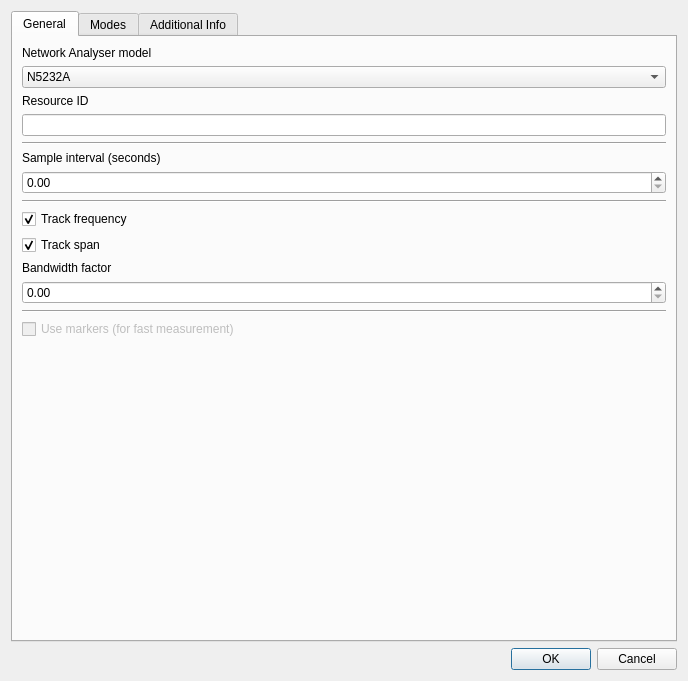
<?xml version="1.0" encoding="UTF-8"?>
<ui version="4.0">
 <class>vnaConfigWindow</class>
 <widget class="QDialog" name="vnaConfigWindow">
  <property name="geometry">
   <rect>
    <x>0</x>
    <y>0</y>
    <width>688</width>
    <height>681</height>
   </rect>
  </property>
  <property name="windowTitle">
   <string>VNA Configuration</string>
  </property>
  <property name="modal">
   <bool>false</bool>
  </property>
  <layout class="QVBoxLayout" name="verticalLayout">
   <item>
    <widget class="QTabWidget" name="tabWidget">
     <property name="currentIndex">
      <number>0</number>
     </property>
     <widget class="QWidget" name="generalTab">
      <attribute name="title">
       <string>General</string>
      </attribute>
      <layout class="QVBoxLayout" name="verticalLayout_3">
       <item>
        <widget class="QLabel" name="label">
         <property name="text">
          <string>Network Analyser model</string>
         </property>
        </widget>
       </item>
       <item>
        <widget class="QComboBox" name="vnaModel">
         <item>
          <property name="text">
           <string>N5232A</string>
          </property>
         </item>
         <item>
          <property name="text">
           <string>E5071X</string>
          </property>
         </item>
         <item>
          <property name="text">
           <string>S2VNA</string>
          </property>
         </item>
         <item>
          <property name="text">
           <string>simulated</string>
          </property>
         </item>
        </widget>
       </item>
       <item>
        <widget class="QLabel" name="label_9">
         <property name="text">
          <string>Resource ID</string>
         </property>
        </widget>
       </item>
       <item>
        <widget class="QLineEdit" name="resourceId"/>
       </item>
       <item>
        <widget class="Line" name="line_3">
         <property name="orientation">
          <enum>Qt::Horizontal</enum>
         </property>
        </widget>
       </item>
       <item>
        <widget class="QLabel" name="label_8">
         <property name="text">
          <string>Sample interval (seconds)</string>
         </property>
        </widget>
       </item>
       <item>
        <widget class="SISpinBox" name="sampleInterval"/>
       </item>
       <item>
        <widget class="Line" name="line">
         <property name="orientation">
          <enum>Qt::Horizontal</enum>
         </property>
        </widget>
       </item>
       <item>
        <widget class="QCheckBox" name="trackFrequency">
         <property name="toolTip">
          <string>Adjust the frequency window when the resonant frequency shifts out of range</string>
         </property>
         <property name="text">
          <string>Track frequency</string>
         </property>
         <property name="checked">
          <bool>true</bool>
         </property>
        </widget>
       </item>
       <item>
        <widget class="QCheckBox" name="trackSpan">
         <property name="toolTip">
          <string>Automatically adjust the span to match the measurement bandwidth</string>
         </property>
         <property name="text">
          <string>Track span</string>
         </property>
         <property name="checked">
          <bool>true</bool>
         </property>
        </widget>
       </item>
       <item>
        <widget class="QLabel" name="label_2">
         <property name="text">
          <string>Bandwidth factor</string>
         </property>
        </widget>
       </item>
       <item>
        <widget class="SISpinBox" name="bandwidthFactor">
         <property name="toolTip">
          <string>Maintain this ratio between measurement bandwidth and window span</string>
         </property>
        </widget>
       </item>
       <item>
        <widget class="Line" name="line_2">
         <property name="orientation">
          <enum>Qt::Horizontal</enum>
         </property>
        </widget>
       </item>
       <item>
        <widget class="QCheckBox" name="checkBox_3">
         <property name="enabled">
          <bool>false</bool>
         </property>
         <property name="toolTip">
          <string>Use markers built into the VNA instead of curve fitting</string>
         </property>
         <property name="text">
          <string>Use markers (for fast measurement)</string>
         </property>
        </widget>
       </item>
       <item>
        <spacer name="verticalSpacer">
         <property name="orientation">
          <enum>Qt::Vertical</enum>
         </property>
         <property name="sizeHint" stdset="0">
          <size>
           <width>20</width>
           <height>40</height>
          </size>
         </property>
        </spacer>
       </item>
      </layout>
     </widget>
     <widget class="QWidget" name="modesTab">
      <attribute name="title">
       <string>Modes</string>
      </attribute>
      <layout class="QHBoxLayout" name="horizontalLayout_3" stretch="0,1">
       <item>
        <layout class="QVBoxLayout" name="verticalLayout_2">
         <item>
          <widget class="QListWidget" name="segments"/>
         </item>
         <item>
          <layout class="QHBoxLayout" name="horizontalLayout_2">
           <item>
            <widget class="QPushButton" name="addSegment">
             <property name="text">
              <string>Add segment</string>
             </property>
            </widget>
           </item>
           <item>
            <widget class="QPushButton" name="removeSegment">
             <property name="enabled">
              <bool>false</bool>
             </property>
             <property name="text">
              <string>Remove segment</string>
             </property>
            </widget>
           </item>
          </layout>
         </item>
        </layout>
       </item>
       <item>
        <layout class="QVBoxLayout" name="verticalLayout_4">
         <item>
          <widget class="QLabel" name="label_3">
           <property name="text">
            <string>Center Frequency (Hz)</string>
           </property>
          </widget>
         </item>
         <item>
          <widget class="SISpinBox" name="f0">
           <property name="enabled">
            <bool>false</bool>
           </property>
           <property name="maximum">
            <double>9999999999.000000000000000</double>
           </property>
          </widget>
         </item>
         <item>
          <widget class="QLabel" name="label_4">
           <property name="text">
            <string>Span (Hz)</string>
           </property>
          </widget>
         </item>
         <item>
          <widget class="SISpinBox" name="span">
           <property name="enabled">
            <bool>false</bool>
           </property>
           <property name="maximum">
            <double>9999999999.000000000000000</double>
           </property>
          </widget>
         </item>
         <item>
          <widget class="QLabel" name="label_5">
           <property name="text">
            <string>Points</string>
           </property>
          </widget>
         </item>
         <item>
          <widget class="QSpinBox" name="points">
           <property name="enabled">
            <bool>false</bool>
           </property>
           <property name="minimum">
            <number>1</number>
           </property>
           <property name="maximum">
            <number>999999</number>
           </property>
          </widget>
         </item>
         <item>
          <widget class="QLabel" name="label_6">
           <property name="text">
            <string>IF Bandwidth (Hz)</string>
           </property>
          </widget>
         </item>
         <item>
          <widget class="SISpinBox" name="ifbw">
           <property name="enabled">
            <bool>false</bool>
           </property>
           <property name="maximum">
            <double>9999999999.000000000000000</double>
           </property>
          </widget>
         </item>
         <item>
          <widget class="QLabel" name="label_7">
           <property name="text">
            <string>Power (dBm)</string>
           </property>
          </widget>
         </item>
         <item>
          <widget class="QDoubleSpinBox" name="power">
           <property name="enabled">
            <bool>false</bool>
           </property>
           <property name="decimals">
            <number>2</number>
           </property>
           <property name="minimum">
            <double>-999.000000000000000</double>
           </property>
           <property name="maximum">
            <double>999.000000000000000</double>
           </property>
          </widget>
         </item>
         <item>
          <spacer name="verticalSpacer_2">
           <property name="orientation">
            <enum>Qt::Vertical</enum>
           </property>
           <property name="sizeHint" stdset="0">
            <size>
             <width>20</width>
             <height>40</height>
            </size>
           </property>
          </spacer>
         </item>
        </layout>
       </item>
      </layout>
     </widget>
     <widget class="QWidget" name="extrasTab">
      <attribute name="title">
       <string>Additional Info</string>
      </attribute>
      <layout class="QHBoxLayout" name="horizontalLayout">
       <item>
        <widget class="QTextEdit" name="textEdit"/>
       </item>
      </layout>
     </widget>
    </widget>
   </item>
   <item>
    <layout class="QHBoxLayout" name="horizontalLayout_4">
     <item>
      <spacer name="horizontalSpacer">
       <property name="orientation">
        <enum>Qt::Horizontal</enum>
       </property>
       <property name="sizeHint" stdset="0">
        <size>
         <width>40</width>
         <height>20</height>
        </size>
       </property>
      </spacer>
     </item>
     <item>
      <widget class="QPushButton" name="okButton">
       <property name="text">
        <string>OK</string>
       </property>
       <property name="default">
        <bool>true</bool>
       </property>
      </widget>
     </item>
     <item>
      <widget class="QPushButton" name="cancelButton">
       <property name="text">
        <string>Cancel</string>
       </property>
      </widget>
     </item>
    </layout>
   </item>
  </layout>
 </widget>
 <customwidgets>
  <customwidget>
   <class>SISpinBox</class>
   <extends>QDoubleSpinBox</extends>
   <header>uis/siSpinBox</header>
  </customwidget>
 </customwidgets>
 <resources/>
 <connections>
  <connection>
   <sender>okButton</sender>
   <signal>clicked()</signal>
   <receiver>vnaConfigWindow</receiver>
   <slot>accept()</slot>
   <hints>
    <hint type="sourcelabel">
     <x>553</x>
     <y>696</y>
    </hint>
    <hint type="destinationlabel">
     <x>402</x>
     <y>348</y>
    </hint>
   </hints>
  </connection>
  <connection>
   <sender>cancelButton</sender>
   <signal>clicked()</signal>
   <receiver>vnaConfigWindow</receiver>
   <slot>reject()</slot>
   <hints>
    <hint type="sourcelabel">
     <x>634</x>
     <y>696</y>
    </hint>
    <hint type="destinationlabel">
     <x>402</x>
     <y>348</y>
    </hint>
   </hints>
  </connection>
 </connections>
</ui>
